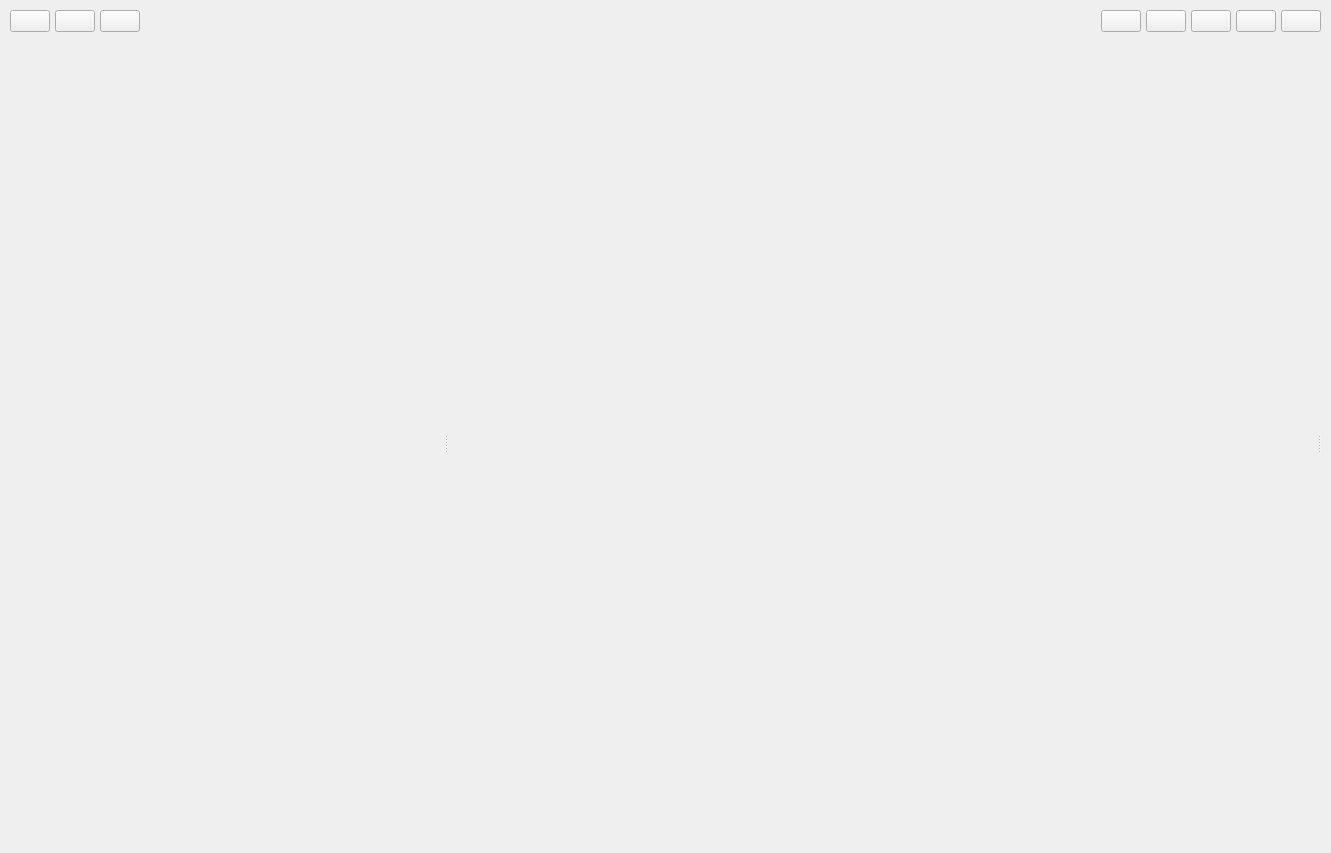
<?xml version="1.0" encoding="UTF-8"?>
<ui version="4.0">
 <class>node_graph_widget</class>
 <widget class="QWidget" name="node_graph_widget">
  <property name="geometry">
   <rect>
    <x>0</x>
    <y>0</y>
    <width>1331</width>
    <height>853</height>
   </rect>
  </property>
  <property name="windowTitle">
   <string>Form</string>
  </property>
  <layout class="QGridLayout" name="gridLayout_5">
   <property name="leftMargin">
    <number>10</number>
   </property>
   <property name="topMargin">
    <number>10</number>
   </property>
   <property name="rightMargin">
    <number>10</number>
   </property>
   <property name="bottomMargin">
    <number>10</number>
   </property>
   <property name="spacing">
    <number>0</number>
   </property>
   <item row="0" column="0">
    <widget class="QWidget" name="widget" native="true">
     <property name="sizePolicy">
      <sizepolicy hsizetype="Preferred" vsizetype="Maximum">
       <horstretch>0</horstretch>
       <verstretch>0</verstretch>
      </sizepolicy>
     </property>
     <layout class="QGridLayout" name="gridLayout_3">
      <property name="leftMargin">
       <number>0</number>
      </property>
      <property name="topMargin">
       <number>0</number>
      </property>
      <property name="rightMargin">
       <number>0</number>
      </property>
      <property name="bottomMargin">
       <number>10</number>
      </property>
      <property name="horizontalSpacing">
       <number>5</number>
      </property>
      <property name="verticalSpacing">
       <number>0</number>
      </property>
      <item row="0" column="1">
       <widget class="QPushButton" name="pause_button">
        <property name="cursor">
         <cursorShape>PointingHandCursor</cursorShape>
        </property>
        <property name="toolTip">
         <string>Pause workflow</string>
        </property>
        <property name="text">
         <string/>
        </property>
        <property name="icon">
         <iconset resource="../../../resources/feather.qrc">
          <normaloff>:/dark/icons/feather/dark/pause-circle.svg</normaloff>:/dark/icons/feather/dark/pause-circle.svg</iconset>
        </property>
       </widget>
      </item>
      <item row="0" column="4">
       <widget class="QPushButton" name="save_button">
        <property name="cursor">
         <cursorShape>PointingHandCursor</cursorShape>
        </property>
        <property name="toolTip">
         <string>Save workflow</string>
        </property>
        <property name="text">
         <string/>
        </property>
        <property name="icon">
         <iconset resource="../../../resources/feather.qrc">
          <normaloff>:/dark/icons/feather/dark/save.svg</normaloff>:/dark/icons/feather/dark/save.svg</iconset>
        </property>
       </widget>
      </item>
      <item row="0" column="0">
       <widget class="QPushButton" name="play_button">
        <property name="cursor">
         <cursorShape>PointingHandCursor</cursorShape>
        </property>
        <property name="toolTip">
         <string>Run workflow</string>
        </property>
        <property name="text">
         <string/>
        </property>
        <property name="icon">
         <iconset resource="../../../resources/feather.qrc">
          <normaloff>:/dark/icons/feather/dark/play.svg</normaloff>:/dark/icons/feather/dark/play.svg</iconset>
        </property>
       </widget>
      </item>
      <item row="0" column="2">
       <widget class="QPushButton" name="stop_button">
        <property name="cursor">
         <cursorShape>PointingHandCursor</cursorShape>
        </property>
        <property name="toolTip">
         <string>Stop workflow</string>
        </property>
        <property name="text">
         <string/>
        </property>
        <property name="icon">
         <iconset resource="../../../resources/feather.qrc">
          <normaloff>:/dark/icons/feather/dark/stop-circle.svg</normaloff>:/dark/icons/feather/dark/stop-circle.svg</iconset>
        </property>
       </widget>
      </item>
      <item row="0" column="6">
       <widget class="QPushButton" name="edit_button">
        <property name="cursor">
         <cursorShape>PointingHandCursor</cursorShape>
        </property>
        <property name="toolTip">
         <string>Edit workflow</string>
        </property>
        <property name="text">
         <string/>
        </property>
        <property name="icon">
         <iconset resource="../../../resources/feather.qrc">
          <normaloff>:/dark/icons/feather/dark/edit.svg</normaloff>:/dark/icons/feather/dark/edit.svg</iconset>
        </property>
       </widget>
      </item>
      <item row="0" column="7">
       <widget class="QPushButton" name="load_button">
        <property name="cursor">
         <cursorShape>PointingHandCursor</cursorShape>
        </property>
        <property name="toolTip">
         <string>Load workflow</string>
        </property>
        <property name="text">
         <string/>
        </property>
        <property name="icon">
         <iconset resource="../../../resources/feather.qrc">
          <normaloff>:/dark/icons/feather/dark/folder.svg</normaloff>:/dark/icons/feather/dark/folder.svg</iconset>
        </property>
       </widget>
      </item>
      <item row="0" column="3">
       <spacer name="horizontalSpacer">
        <property name="orientation">
         <enum>Qt::Orientation::Horizontal</enum>
        </property>
        <property name="sizeHint" stdset="0">
         <size>
          <width>729</width>
          <height>20</height>
         </size>
        </property>
       </spacer>
      </item>
      <item row="0" column="8">
       <widget class="QPushButton" name="delete_button">
        <property name="cursor">
         <cursorShape>PointingHandCursor</cursorShape>
        </property>
        <property name="toolTip">
         <string>Delete workflow</string>
        </property>
        <property name="text">
         <string/>
        </property>
        <property name="icon">
         <iconset resource="../../../resources/feather.qrc">
          <normaloff>:/dark/icons/feather/dark/trash-2.svg</normaloff>:/dark/icons/feather/dark/trash-2.svg</iconset>
        </property>
       </widget>
      </item>
      <item row="0" column="5">
       <widget class="QPushButton" name="pushButton">
        <property name="toolTip">
         <string>Clear workflow</string>
        </property>
        <property name="text">
         <string/>
        </property>
        <property name="icon">
         <iconset resource="../../../resources/feather.qrc">
          <normaloff>:/dark/icons/feather/dark/x-circle.svg</normaloff>:/dark/icons/feather/dark/x-circle.svg</iconset>
        </property>
       </widget>
      </item>
     </layout>
    </widget>
   </item>
   <item row="1" column="0">
    <widget class="QSplitter" name="splitter">
     <property name="orientation">
      <enum>Qt::Orientation::Horizontal</enum>
     </property>
     <widget class="VariablesPanelWidget" name="variables" native="true">
      <layout class="QGridLayout" name="gridLayout_4">
       <property name="leftMargin">
        <number>0</number>
       </property>
       <property name="topMargin">
        <number>0</number>
       </property>
       <property name="rightMargin">
        <number>10</number>
       </property>
       <property name="bottomMargin">
        <number>0</number>
       </property>
       <property name="spacing">
        <number>0</number>
       </property>
      </layout>
     </widget>
     <widget class="QWidget" name="graph" native="true">
      <layout class="QGridLayout" name="gridLayout_2">
       <property name="leftMargin">
        <number>10</number>
       </property>
       <property name="topMargin">
        <number>0</number>
       </property>
       <property name="rightMargin">
        <number>10</number>
       </property>
       <property name="bottomMargin">
        <number>0</number>
       </property>
       <property name="spacing">
        <number>0</number>
       </property>
      </layout>
     </widget>
     <widget class="QWidget" name="palette" native="true">
      <layout class="QGridLayout" name="gridLayout">
       <property name="leftMargin">
        <number>0</number>
       </property>
       <property name="topMargin">
        <number>0</number>
       </property>
       <property name="rightMargin">
        <number>0</number>
       </property>
       <property name="bottomMargin">
        <number>0</number>
       </property>
       <property name="spacing">
        <number>0</number>
       </property>
      </layout>
     </widget>
    </widget>
   </item>
  </layout>
 </widget>
 <customwidgets>
  <customwidget>
   <class>VariablesPanelWidget</class>
   <extends>QWidget</extends>
   <header>airunner/gui/widgets/nodegraph/variables_panel</header>
   <container>1</container>
  </customwidget>
 </customwidgets>
 <resources>
  <include location="../../../resources/feather.qrc"/>
 </resources>
 <connections>
  <connection>
   <sender>play_button</sender>
   <signal>clicked()</signal>
   <receiver>node_graph_widget</receiver>
   <slot>on_run_workflow()</slot>
   <hints>
    <hint type="sourcelabel">
     <x>19</x>
     <y>18</y>
    </hint>
    <hint type="destinationlabel">
     <x>67</x>
     <y>-10</y>
    </hint>
   </hints>
  </connection>
  <connection>
   <sender>pause_button</sender>
   <signal>clicked()</signal>
   <receiver>node_graph_widget</receiver>
   <slot>on_pause_workflow()</slot>
   <hints>
    <hint type="sourcelabel">
     <x>66</x>
     <y>23</y>
    </hint>
    <hint type="destinationlabel">
     <x>164</x>
     <y>1</y>
    </hint>
   </hints>
  </connection>
  <connection>
   <sender>stop_button</sender>
   <signal>clicked()</signal>
   <receiver>node_graph_widget</receiver>
   <slot>on_stop_workflow()</slot>
   <hints>
    <hint type="sourcelabel">
     <x>102</x>
     <y>20</y>
    </hint>
    <hint type="destinationlabel">
     <x>2</x>
     <y>99</y>
    </hint>
   </hints>
  </connection>
  <connection>
   <sender>load_button</sender>
   <signal>clicked()</signal>
   <receiver>node_graph_widget</receiver>
   <slot>on_load_workflow()</slot>
   <hints>
    <hint type="sourcelabel">
     <x>943</x>
     <y>30</y>
    </hint>
    <hint type="destinationlabel">
     <x>-1</x>
     <y>134</y>
    </hint>
   </hints>
  </connection>
  <connection>
   <sender>save_button</sender>
   <signal>clicked()</signal>
   <receiver>node_graph_widget</receiver>
   <slot>on_save_workflow()</slot>
   <hints>
    <hint type="sourcelabel">
     <x>841</x>
     <y>29</y>
    </hint>
    <hint type="destinationlabel">
     <x>-2</x>
     <y>172</y>
    </hint>
   </hints>
  </connection>
  <connection>
   <sender>edit_button</sender>
   <signal>clicked()</signal>
   <receiver>node_graph_widget</receiver>
   <slot>on_edit_workflow()</slot>
   <hints>
    <hint type="sourcelabel">
     <x>909</x>
     <y>23</y>
    </hint>
    <hint type="destinationlabel">
     <x>1</x>
     <y>206</y>
    </hint>
   </hints>
  </connection>
  <connection>
   <sender>delete_button</sender>
   <signal>clicked()</signal>
   <receiver>node_graph_widget</receiver>
   <slot>on_delete_workflow()</slot>
   <hints>
    <hint type="sourcelabel">
     <x>964</x>
     <y>22</y>
    </hint>
    <hint type="destinationlabel">
     <x>-1</x>
     <y>244</y>
    </hint>
   </hints>
  </connection>
  <connection>
   <sender>pushButton</sender>
   <signal>clicked()</signal>
   <receiver>node_graph_widget</receiver>
   <slot>on_clear_workflow()</slot>
   <hints>
    <hint type="sourcelabel">
     <x>849</x>
     <y>15</y>
    </hint>
    <hint type="destinationlabel">
     <x>870</x>
     <y>-13</y>
    </hint>
   </hints>
  </connection>
 </connections>
 <slots>
  <slot>on_run_workflow()</slot>
  <slot>on_pause_workflow()</slot>
  <slot>on_stop_workflow()</slot>
  <slot>on_load_workflow()</slot>
  <slot>on_save_workflow()</slot>
  <slot>on_edit_workflow()</slot>
  <slot>on_delete_workflow()</slot>
  <slot>on_clear_workflow()</slot>
 </slots>
</ui>
